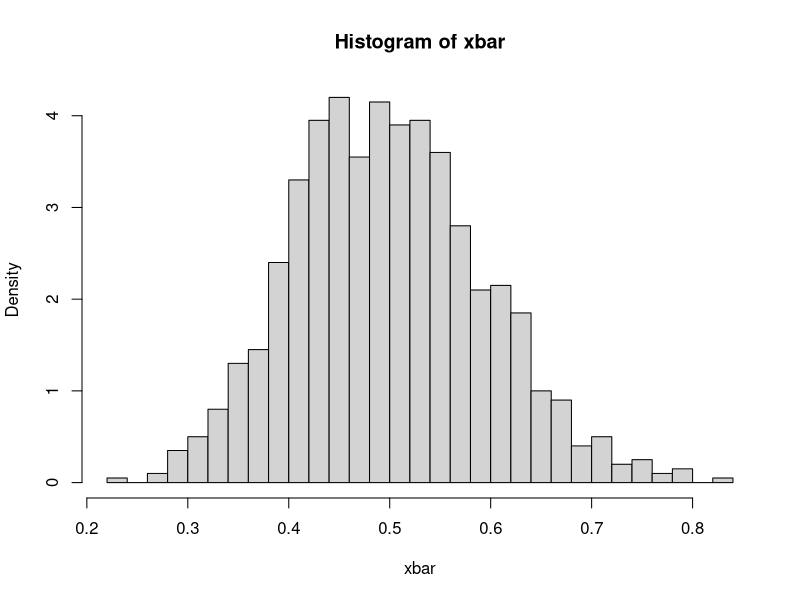
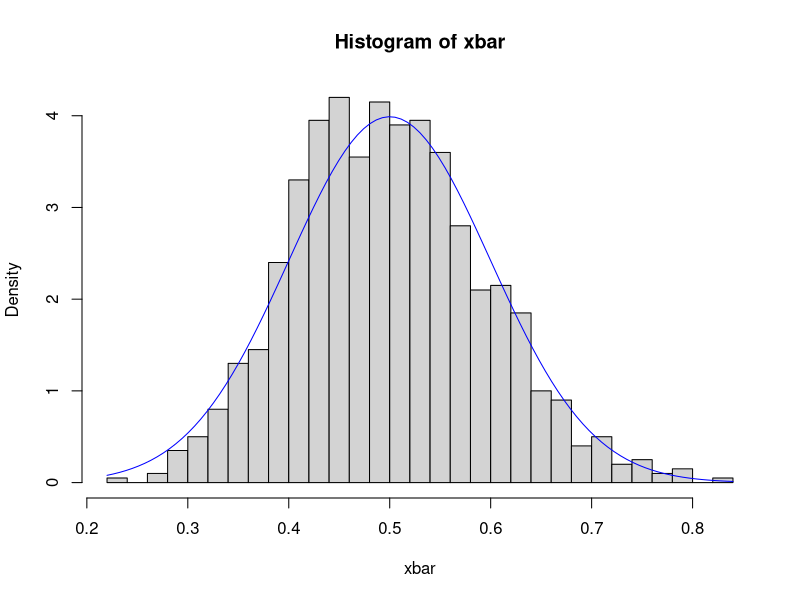

Here is the R script that generated these plots, in order:
## ---- chunk 1
set.seed(200)
n = 10
Times = (10)^4

# By row
a = replicate(Times, sum(sample(1:6, n, replace = TRUE)) >= 40)
mean(a)
## ---- chunk 2
E_Y = 35
VAR_Y = 175/6
P = 1 - pnorm(40, E_Y, sqrt(VAR_Y))
round(P,4)
## ---- chunk 3
1 - pnorm(39.5, E_Y, sqrt(VAR_Y))
## ---- chunk 4
x = 0:4
FREQ = c(130, 133, 49, 7, 1)
xbar = sum(x*FREQ) / sum(FREQ)
phat = xbar / 4
phat
## ---- chunk 5
e = round(dbinom(x, 4, phat) * sum(FREQ))
e
## ---- chunk 6
sr = (FREQ - e) / sqrt(e)
abs(sr)
## ---- chunk 7
set.seed(100)


n = 25
mu = 3
sigma = 1.5

x = rnorm(n, mu, sigma)

mean(x) + c(Lower = -1, Upper = 1) * qnorm(0.975) * sigma/sqrt(n)
## ---- chunk 8
m = 20

x.mat = matrix(rnorm(n*m, mu, sigma), n)
xbar.vec = colMeans(x.mat)
lower = xbar.vec - qnorm(0.975) * sigma/sqrt(n)
upper = xbar.vec + qnorm(0.975) * sigma/sqrt(n) 
sum((lower <= mu) & (mu <= upper))
## ---- chunk 9
set.seed(100)
size = 30
lambda = 2
N = 1000


xbar = replicate(N, mean(rexp(size, lambda)))
hist(xbar, 30, prob = TRUE)
## ---- chunk 10

hist(xbar, 30, prob = TRUE)

curve(dnorm(x, 1/lambda, sqrt(1/lambda^2/n)), add = TRUE, col = 'blue')
